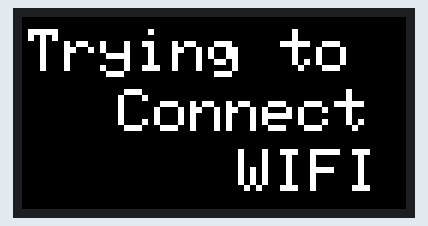
This sketch was run on a simulated Arduino Mega 2560, built with avr-gcc and run on an emulated ATmega2560. Shown: 64×32 colour display. The local clock reads 2024-03-15 10:24:30 at power-on unless the sketch sets it; the modem accepts every AT command (registered, SIM ready, sends succeed) and sends nothing else; what the sketch prints to the serial monitor is not drawn.

Above: at 0.1 s.
At 19.6 s:
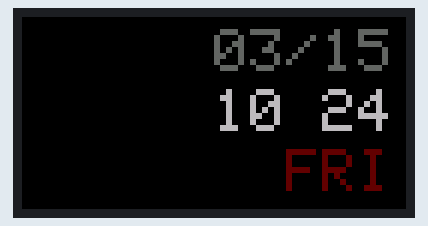
At 39.76 s:
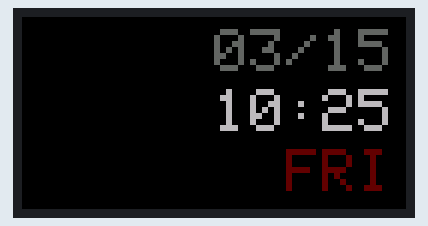

Measured:
- what the display in image 0 shows lasts 19.4 s, from 0.1 s to 19.5 s

The sketch:

Wifi.ino
```cpp
// 아두이노의 남은 램 사이즈 체크. 아두이노 메가 사용시 메모리가 생각보다 부족하니 이상 동작시 수시로 체크 필요.
// To check ram size. you should check frequently too small memory cause wired behavior in arduino mega.
int freeRam()
{
  extern int __heap_start, *__brkval;
  int v;
  return (int) &v - (__brkval == 0 ? (int) &__heap_start : (int) __brkval);
}


///////////////////////////////////////////////////////////////////
// RTC Time
#define SCK_PIN 50
#define DAT_PIN 51
#define RST_PIN 52

#include <DS1302.h>

// DS1302 라이브러리 초기화
// Initialize DS1302 Library
DS1302 rtc(RST_PIN, DAT_PIN, SCK_PIN);

void InitRTC();
void PrintRTC(int x, int y, int textSize = 1);
///////////////////////////////////////////////////////////////////

///////////////////////////////////////////////////////////////////
// LED MATRIX
#include <Adafruit_GFX.h>   // Core graphics library
#include <RGBmatrixPanel.h> // Hardware-specific library

#define OE   9
#define LAT 10
#define CLK 11
#define A   A0
#define B   A1
#define C   A2
#define D   A3

RGBmatrixPanel matrix(A, B, C, D, CLK, LAT, OE, true, 64);

bool usingDeepNightMode = false;
bool isDeepNight = false;
uint16_t deepNightColor = matrix.Color333(0, 1, 0);
void SetTextColor(uint16_t color)
{
  if (isDeepNight)
  {
    matrix.setTextColor(deepNightColor);
    return;
  }

  matrix.setTextColor(color);
}
///////////////////////////////////////////////////////////////////

#define SSID "WIFI ID"
#define PASS "WIFI PASSWORD"
#define DST_IP "WEB SERVER IP"
#define DST_PORT "WEB SERVER PORT"

#define WIFI Serial3

///////////////////////////////////////////////////////////////////
// IntervalUpdator
class IntervalUpdator
{
public:
  IntervalUpdator(unsigned long updateValue)
    : m_updateDelay(0), m_updateValue(updateValue)
  { }

  // 시간을 업데이트 하며, 만료되는 경우 리셋한다. (Update the interval time and when the time expired, reset time.)
  // @return 설정된 시간이 리셋된 경우 true, 그렇지 않은 경우 false (When the interval time reseted, return true if not false.)
  bool Update()
  {
    unsigned long millisTime = millis();
    m_interval = (millisTime - m_updateDelay);
    if (0 < m_interval)
    {
      m_updateDelay = millisTime + m_updateValue;
      return true;
    }
    return false;
  }

  // 시간이 만료되었는지 여부를 리턴. (just return the time interval is expired or not)
  // @return 설정된 시간간격이 아직 완료 되지 않은 경우 true, 그렇지 않으면 false. (When it is in interval time, return value is true, if not false.)
  bool UpdateWithoutReset()
  {
    Serial.println(m_updateValue);
    unsigned long millisTime = millis();
    m_interval = (millisTime - m_updateDelay);
    if (0 < m_interval)
    {
      return true;
    }
    return false;
  }

  // 시간 리셋 (Rest time.)
  void Reset()
  {
    m_updateDelay = millis() + m_updateValue;
  }

  // 1회 업데이트 시 증가 값 (The value which an increase per update)
  unsigned long GetUpdateValue() const
  {
    return m_updateValue;
  }

  // 현재 Interval 값 리턴 (Return the current interval)
  long GetCurrentInterval() const
  {
    return m_interval;
  }

private:
  unsigned long m_updateDelay;
  unsigned long m_updateValue;
  long m_interval;
};

IntervalUpdator intervalUpdator(10);

int maxInformationIndex = 0;
int currentInformationIndex = 0;
const int InformationArraySize = 10;
String informationString[InformationArraySize];
uint16_t informationStringColor[InformationArraySize];
uint16_t dateColor = matrix.Color333(3, 3, 3);
uint16_t timeColor = matrix.Color333(5, 5, 5);
uint16_t dowColor = matrix.Color333(3,0,0);
///////////////////////////////////////////////////////////////////

void ReadWIFISerial(char* readWifiSerial, unsigned int bufferMaxLength, unsigned int period);
void PrintWIFISerialToSerial(unsigned int period);
bool InitWIFI();
bool ConnectWiFi();
bool TryToConnectWIFI();
void GetIP();
void SetConnectionMode();
void ForwardWIFIToSerial();
void ForwardSerialToWIFI();
bool ConnectToServer();
bool SendHttpRequest();
void ReceiveResponseHttp();

#include "img_weather.h"

///////////////////////////////////////////////////////////////////
// Weather Info
const char* WeatherCode[] =
{
  "SKY_D00", "SKY_D01", "SKY_D02", "SKY_D03", "SKY_D04", "SKY_D05", "SKY_D06", "SKY_D07"
};

int GetWeatherIconIndex(const char* code)
{
  const int count = sizeof(WeatherCode) / sizeof(char*);
  for(int i=0;i<count;++i)
  {
    if (0 == strcmp(code, WeatherCode[i]))
    {
      return i;
    }
  }
  return -1;
}

//const unsigned char PROGMEM* currentWeatherDataPtr;
int weatherIconIndex = -1;
int minDegree = 0;
int maxDegree = 0;
bool isNight = false;
int deepNightStart = 22;
int deepNightEnd = 6;
void UpdateNight()
{
  Time time = rtc.getTime();
  isNight = ((6 > time.hour) || (18 < time.hour));
  isDeepNight = (usingDeepNightMode && ((deepNightEnd > time.hour) || (deepNightStart < time.hour)));
}
///////////////////////////////////////////////////////////////////

void DrawImage(int x, int y, int width, int height, char* imageArray)
{
  unsigned int count = 0;
  char first = 0;
  char second = 0;
  byte b = 0;
  byte g = 0;
  byte r = 0;
  byte a = 0;
  float alpha = 0.0f;
  int i, j;
  for(i=0;i<height;++i)
  {
    for(j=0;j<width;++j)
    {
      first = pgm_read_byte(&imageArray[count]);
      second = pgm_read_byte(&imageArray[count+1]);

      b = (first >> 3) & 0x07;
      g = first & 0x07;
      r = (second >> 3) & 0x07;
      a = second & 0x07;
      alpha = a / 7.0f;

      r = alpha * r;
      g = alpha * g;
      b = alpha * b;

      if (a)
      {
        matrix.drawPixel(x + j, y + i, (isDeepNight ? deepNightColor : matrix.Color333(r, g, b)));
      }
      count += 2;
    }
  }
}

void WeatherImageTest()
{
  const unsigned char PROGMEM* temp0 = 0;

  switch(weatherIconIndex)
  {
    case 0: temp0 = IMG_a38; break;
    case 1: temp0 = isNight ? IMG_a08 : IMG_a01 ; break;
    case 2: temp0 = isNight ? IMG_a09 : IMG_a02; break;
    case 3: temp0 = isNight ? IMG_a10 : IMG_a03; break;
    case 4: temp0 = IMG_a18; break;
    case 5: temp0 = IMG_a21; break;
    case 6: temp0 = IMG_a32; break;
    case 7: temp0 = IMG_a04; break;
  }

  if(temp0)
  {
    DrawImage(0, 0, 25, 25, temp0);
  }
}

int informationUpdateFailedCount = 0;
bool succeedWifiConnection = false;
bool InitWiFiConnection()
{
  if (InitWIFI())
  {
    if (TryToConnectWIFI())
    {
      GetIP();
      SetConnectionMode();
      return true;
    }
    else
    {
        Serial.println(F("WIFI Connection Fail"));
    }
  }
  else
  {
    Serial.println(F("WIFI Init Fail"));
  }

  return false;
}
bool UpdateInformation()
{
  if (ConnectToServer())
  {
    if (SendHttpRequest())
    {
      ReceiveResponseHttp();
      return true;
    }
  }
  return false;
}

void setup()
{
  for(int i=0;i<InformationArraySize;++i)
  {
    informationString[i].reserve(10);
    informationStringColor[i] = matrix.Color333(1, 3, 1);
  }
  Serial.begin(57600);

  matrix.begin();
  matrix.setTextSize(1);    // size 1 == 8 pixels high
  matrix.fillScreen(matrix.Color333(0,0,0));

  SetTextColor(matrix.Color333(7,7,7));
  matrix.setCursor(1, 2);
  matrix.print("Trying to");
  matrix.setCursor(16, 12);
  matrix.print("Connect");
  matrix.setCursor(36, 22);
  matrix.print("WIFI");
  matrix.swapBuffers(false);

  succeedWifiConnection = InitWiFiConnection();
  if (succeedWifiConnection)
  {
    succeedWifiConnection = UpdateInformation();
  }

  InitRTC();

  WeatherImageTest();

  Serial.println(F("=============================== end of Setup"));
}

void loop() {
  /*
  ForwardWIFIToSerial();
  ForwardSerialToWIFI();
  */

  // wifi update

  static IntervalUpdator wifiIntervalUpdator(1800000);     // 30분(1000 * 60 * 30ms) 마다 한번씩 업데이트 (Update per 30 min)
  if (wifiIntervalUpdator.UpdateWithoutReset())
  {
    Serial.println(succeedWifiConnection ? "connected" : "failed");
    if (!succeedWifiConnection)
    {
      succeedWifiConnection = InitWiFiConnection();
      informationUpdateFailedCount = 0;
    }

    if (succeedWifiConnection)
    {
      if (!UpdateInformation())
      {
        ++informationUpdateFailedCount;
      }

      // 실패를 3번 이상 하는 경우 실패했다는 정보 표시 해줌 (If it is failed 3 times, show the information about that)
      if (3 <= informationUpdateFailedCount)
      {
        succeedWifiConnection = false;
        //maxInformationIndex = 1;
        //currentInformationIndex = 0;
        //informationString[0] = "FailWIFI";
      }
    }

    if (succeedWifiConnection)
    {
      wifiIntervalUpdator.Reset();
    }
  }

  UpdateNight();
  matrix.fillScreen(matrix.Color333(0,0,0));
  WeatherImageTest();
  PrintRTC(32, 2);
  matrix.setCursor(0, 0);
  SetTextColor(matrix.Color333(3,0,0));

  Serial.print(F("free ram : "));
  Serial.println(freeRam());

  {
    static int scrollMinValue = -informationString[currentInformationIndex].length() * 8;
    static int scrollMaxValue = 4;
    static int scrollValue = scrollMinValue;
    static bool dir = true;

    Serial.println(informationString[currentInformationIndex]);
    Serial.println(scrollValue);

    if (intervalUpdator.Update())
    {
      int scrollPixel = 1;
      if (0 < intervalUpdator.GetUpdateValue())
      {
        scrollPixel = intervalUpdator.GetCurrentInterval() / intervalUpdator.GetUpdateValue();
        if (0 >= scrollPixel)
        {
          scrollPixel = 1;
        }
      }
      if (scrollPixel > 3)
      {
        scrollPixel = 3;
      }

      static long scrollDelay = 0;
      if (millis() > scrollDelay)
      {
        if (dir)
        {
          scrollValue += scrollPixel;
          if (scrollValue > scrollMaxValue)
          {
            scrollValue = scrollMaxValue;
            dir = !dir;
            scrollDelay = 3000 + millis();
          }
        }
        else
        {
          scrollValue -= scrollPixel;
          if (scrollValue < scrollMinValue)
          {
            scrollValue = scrollMinValue;
            dir = !dir;

            ++currentInformationIndex;
            if (currentInformationIndex >= maxInformationIndex)
            {
              currentInformationIndex = 0;
              scrollMinValue = -informationString[currentInformationIndex].length() * 8;
              scrollMaxValue = 4;
              scrollValue = scrollMinValue;
            }
          }
        }
      }
    }
    SetTextColor(informationStringColor[currentInformationIndex]);
    matrix.setCursor(scrollValue, 24);
    matrix.print(informationString[currentInformationIndex]);
  }
  matrix.swapBuffers(false);
}

void ReadWIFISerial(char* readWifiSerial, unsigned int bufferMaxLength, unsigned int period)
{
  int index = 0;
  readWifiSerial[0] = 0;
  unsigned long timeout = millis() + period;
  Serial.println(F("============= direct start "));
  Serial.print(F("free ram : "));
  Serial.println(freeRam());
  do
  {
    while (WIFI.available())
    {
      char temp = (char)WIFI.read();
      if ((bufferMaxLength-1) > index)
      {
        readWifiSerial[index++] = temp;
      }
      Serial.print(temp);
    }
  }while(timeout > millis());
  Serial.println(F("============= direct finish "));
  Serial.print(F("index : "));
  Serial.println(index);
  if (0 < index)
  {
    readWifiSerial[index-1] = 0;
  }
}

void ReadWIFISerial(String& readWifiSerial, unsigned int bufferMaxLength, unsigned int period)
{
  int index = 0;
  unsigned long timeout = millis() + period;
  Serial.println(F("============= direct start "));
  Serial.print(F("free ram : "));
  Serial.println(freeRam());
  do
  {
    while (WIFI.available())
    {
      char temp = (char)WIFI.read();
      if ((bufferMaxLength-1) > index++)
      {
        readWifiSerial += temp;
      }
      Serial.print(temp);
    }
  }while(timeout > millis());
  Serial.println(F("============= direct finish "));
  Serial.print(F("index : "));
  Serial.println(index);
}

void PrintWIFISerialToSerial(unsigned int period)
{
  char szTemp[512] = {0,};
  ReadWIFISerial(szTemp, 512, period);
  Serial.println(F("============= print function start "));
  if (szTemp[0])
    Serial.println(szTemp);
  Serial.println(F("============= print function finish "));
}

bool FindWIFISerialToSerial(unsigned int period, const char* searchData)
{
  char szTemp[512] = {0,};
  ReadWIFISerial(szTemp, 512, period);
  if (szTemp[0])
    return (0 != strstr(szTemp, searchData));
  return false;
}

bool InitWIFI()
{
  WIFI.end();

  WIFI.begin(115200);                 // 원래 와이파이 모듈의 기본 보드레이트인 115200을 설정해줌 (Set basic wifi module's baud rate 115200)
  WIFI.setTimeout(5000);

  WIFI.println("AT+CIOBAUD=57600");   // 115200 같이 너무 빠른 보드레이트를 쓰면, 하드웨어버퍼가 넘쳐서 일부 스트링이 유실되는 듯 하여 57600으로 변경 (I think when I use too fast baud rate, hardware buffer flood and you lost some of string data. so I set 57600 for this.)
  PrintWIFISerialToSerial(200);

  WIFI.begin(57600);                  // 바꾼 보드레이트로 시리얼통신 보드레이트도 변경해줌 (Set the serial baud rate 57600 too)

  WIFI.println(F("AT+GMR"));
  Serial.println(F("AT+GMR"));
  PrintWIFISerialToSerial(200);


  WIFI.println(F("AT+CWMODE?"));
  Serial.println(F("AT+CWMODE?"));
  if (!FindWIFISerialToSerial(200, "+CWMODE:1"))
  {
    WIFI.println(F("AT+CWMODE=1"));
    Serial.println(F("AT+CWMODE=1"));
    PrintWIFISerialToSerial(200);
  }

  return true;
}

bool ConnectWiFi()
{
  String cmd="AT+CWJAP=\"";
  cmd+=SSID;
  cmd+="\",\"";
  cmd+=PASS;
  cmd+="\"";
  Serial.println(cmd);
  WIFI.println(cmd);
  if(FindWIFISerialToSerial(10000, "OK"))
  {
    Serial.println(F("OK, Connected to WiFi."));
    return true;
  }

  Serial.println(F("Can not connect to the WiFi."));
  return false;
}

bool TryToConnectWIFI()
{
  for(int i=0;i<5;i++)
  {
    if(ConnectWiFi())
    {
      return true;
    }
  }

  return false;
}

void GetIP()
{
  WIFI.println(F("AT+CIFSR"));
  PrintWIFISerialToSerial(200);
}

void SetConnectionMode()
{
  WIFI.println(F("AT+CIPMUX=0"));    //set the single connection mode
  FindWIFISerialToSerial(200, "OK");
}

void ForwardWIFIToSerial()
{
  if (WIFI.available())
  {
    int inByte = WIFI.read();
    Serial.write(inByte);
  }
}

void ForwardSerialToWIFI()
{
  if (Serial.available())
  {
    int inByte = Serial.read();
    WIFI.write(inByte);
  }
}

bool ConnectToServer()
{
  String cmd = "AT+CIPSTART=\"TCP\",\"";
  cmd += DST_IP;
  cmd += "\",";
  cmd += DST_PORT;
  //cmd += "\"";
  WIFI.println(cmd);

  if(FindWIFISerialToSerial(1000, "Error"))
  {
    return false;
  }
  PrintWIFISerialToSerial(0);

  return true;
}

bool SendHttpRequest()
{
  String cmd = "GET /weather.php HTTP/1.0\r\nHost : ";
  cmd += DST_IP;
  cmd += "\r\n\r\n";
  cmd += "Host : ";
  cmd += DST_IP;
  cmd += "\r\n\r\n";

  Serial.print(F("send length : "));
  Serial.println(cmd.length());

  String cipsendCmd = "AT+CIPSEND=";
  cipsendCmd += cmd.length();
  WIFI.println(cipsendCmd);

  if(FindWIFISerialToSerial(1000, ">"))
  {
    Serial.print(F(">"));
  }
  else
  {
    WIFI.println(F("AT+CIPCLOSE"));
    Serial.println(F("connect timeout"));
    return false;
  }

  WIFI.print(cmd);
  Serial.print(cmd);

  return true;
}

void ReceiveResponseHttp()
{
  String response;
  response.reserve(512);
  ReadWIFISerial(response, 512, 2000);
  {
    Serial.println(F("======================================="));
    Serial.println(response.length());
    Serial.println(response);
    Serial.println(F("======================================="));

    int loopCnt = 0;
    int loopIndex = 0;
    unsigned int start = response.indexOf("[");
    unsigned int end = response.indexOf("]", start+1);

    maxInformationIndex = 0;
    String data;
    data.reserve(50);
    while ((start <= response.length()) && (end <= response.length()))
    {
      data = response.substring(start+1, end);

      Serial.println(data);
      if (0 == (loopCnt % 2))
      {
        // 반드시 여기 있어야 함. text와 color가 한쌍이기 때문 (this code should be here, text and color is pair)
        if (InformationArraySize <= maxInformationIndex)
        {
          break;
        }

        switch(loopIndex)
        {
          case 0:   // Weather Icon
          {
            weatherIconIndex = GetWeatherIconIndex(data.c_str());
            Serial.print("weather index : ");
            Serial.println(weatherIconIndex);
          }
          break;
          case 1:   // Date
          {
            if (8 <= data.length())
            {
              char szYear[5] = {0,0,0,0,0,};
              char szMonth[3] = {0,0,0,};
              char szDay[3] = {0,0,0,};
              strncpy(szYear, &data[0], 4);
              strncpy(szMonth, &data[4], 2);
              strncpy(szDay, &data[6], 2);
              rtc.setDate(atoi(szDay), atoi(szMonth), atoi(szYear));
            }
          }
          break;
          case 2:   // Time
          {
            if (6 <= data.length())
            {
              char szHour[3] = {0,0,0,};
              char szMin[3] = {0,0,0,};
              char szSec[3] = {0,0,0,};
              strncpy(szHour, &data[0], 2);
              strncpy(szMin, &data[2], 2);
              strncpy(szSec, &data[4], 2);
              rtc.setTime(atoi(szHour), atoi(szMin), atoi(szSec));
            }
          }
          break;
          case 3:   // Dow
          {
            if (1 == data.length())
            {
              int currentDow = data[0] - '0';
              if (0 == currentDow)      // php 에서는 0이 일요일이기 때문 (php using 0 for sunday)
              {
                currentDow = SUNDAY;
              }
              rtc.setDOW(currentDow);
            }
            break;
          }
          case 4:   // DeepNight Mode
          {
            if (4 <= data.length())
            {
              char startTime[3] = {0,0,0,};
              char endTime[3] = {0,0,0,};
              strncpy(startTime, &data[0], 2);
              strncpy(endTime, &data[2], 2);
              deepNightStart = atoi(startTime);
              deepNightEnd = atoi(endTime);

              usingDeepNightMode = (deepNightStart != deepNightEnd);
            }
            else
            {
              usingDeepNightMode = false;
            }
            break;
          }
          default:
          {
            if (InformationArraySize > maxInformationIndex)
            {
              informationString[maxInformationIndex] = data;
            }
            break;
          }
        }
      }
      else
      {
        if (3 == data.length())
        {
          uint16_t tempColor = matrix.Color333(data[0] - '0', data[1] - '0', data[2] - '0');
          switch(loopIndex)
          {
            case 0: break;
            case 1: dateColor = tempColor; break;
            case 2: timeColor = tempColor; break;
            case 3: dowColor = tempColor; break;
            case 4: deepNightColor = tempColor; break;
            default:
            {
              informationStringColor[maxInformationIndex] = tempColor;
              ++maxInformationIndex;
              break;
            }
          }
        }
        ++loopIndex;
      }

      ++loopCnt;

      start = response.indexOf("[", end + 1);
      end = response.indexOf("]", start+1);
      Serial.println(start);
      Serial.println(end);
    }
  }
  Serial.println(F("========Finished Tokenize======"));
  Serial.println(F("========Finished Request======="));
}

void InitRTC()
{
  rtc.halt(false);
  rtc.writeProtect(false);

  UpdateNight();
}

void PrintRTC(int x, int y, int textSize/* = 1*/)
{
  static unsigned long sec = millis();
  static bool secBlink = false;
  if (500 < (millis() - sec))
  {
    sec = millis();
    secBlink = !secBlink;
  }

  char szTime[20] = {0,};
  matrix.setTextSize(textSize);

  const Time time = rtc.getTime();
  const int lineDotCount = 8 * textSize;
  const int lineExt = 2;

  matrix.setCursor(x + 12, y + (lineDotCount + lineExt) * 2);
  SetTextColor(dowColor);
  switch(time.dow)
  {
    case 1: matrix.print(F("MON"));  break;
    case 2: matrix.print(F("TUE"));  break;
    case 3: matrix.print(F("WED"));  break;
    case 4: matrix.print(F("THU"));  break;
    case 5: matrix.print(F("FRI"));  break;
    case 6: matrix.print(F("SAT"));  break;
    case 7: matrix.print(F("SUN"));  break;
  }

  SetTextColor(dateColor);
  matrix.setCursor(x, y);
  sprintf(szTime, "%02d/%02d", time.mon, time.date);
  matrix.print(szTime);

  SetTextColor(timeColor);
  matrix.setCursor(x, y + (lineDotCount + lineExt));
  if (secBlink)
  {
    sprintf(szTime, "%02d:%02d", time.hour, time.min);
  }
  else
  {
    sprintf(szTime, "%02d %02d", time.hour, time.min);
  }
  matrix.print(szTime);
}
```

Source omitted: img_weather.h (data table, 322141 bytes)
